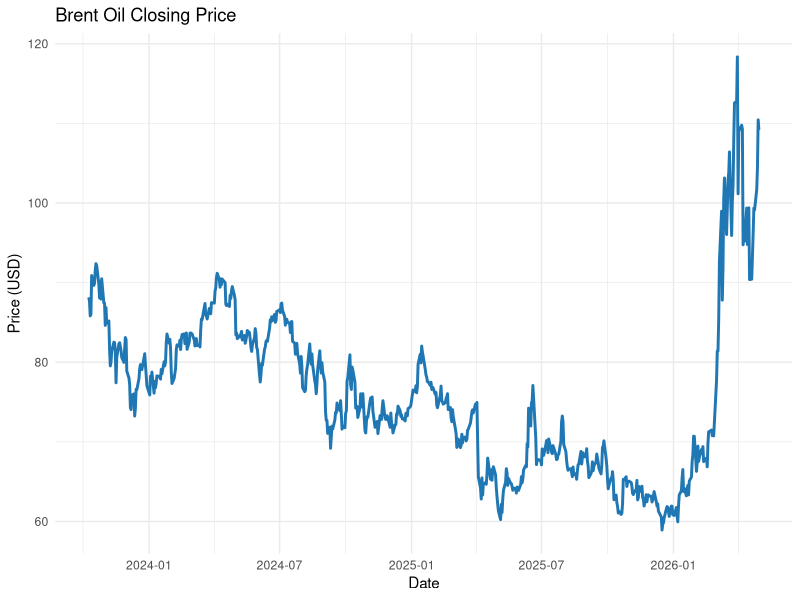
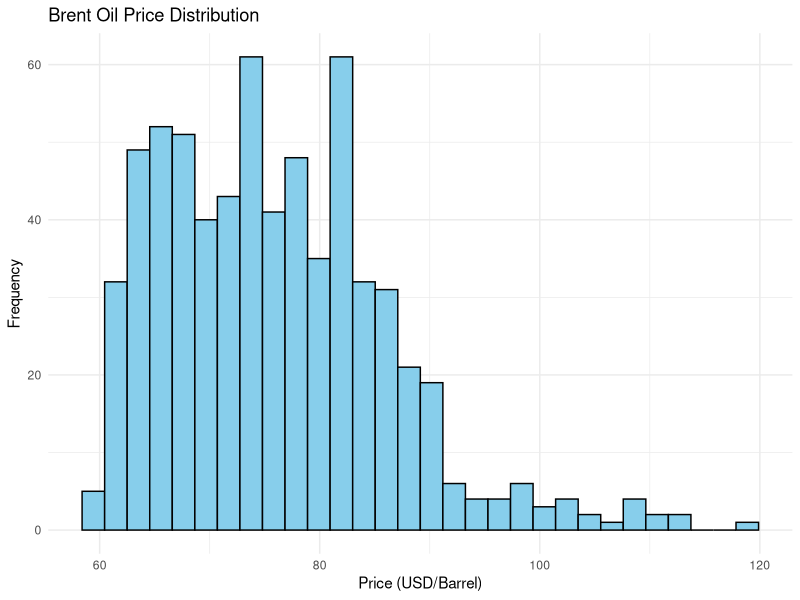
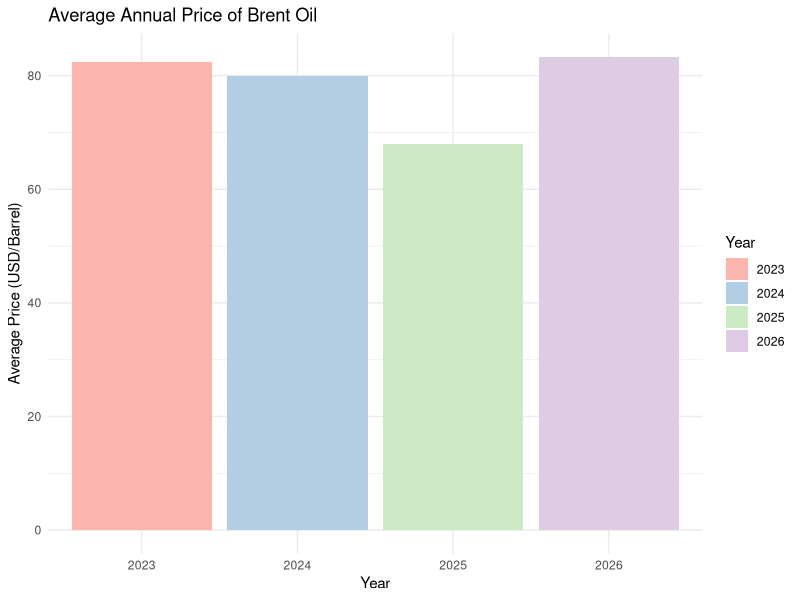
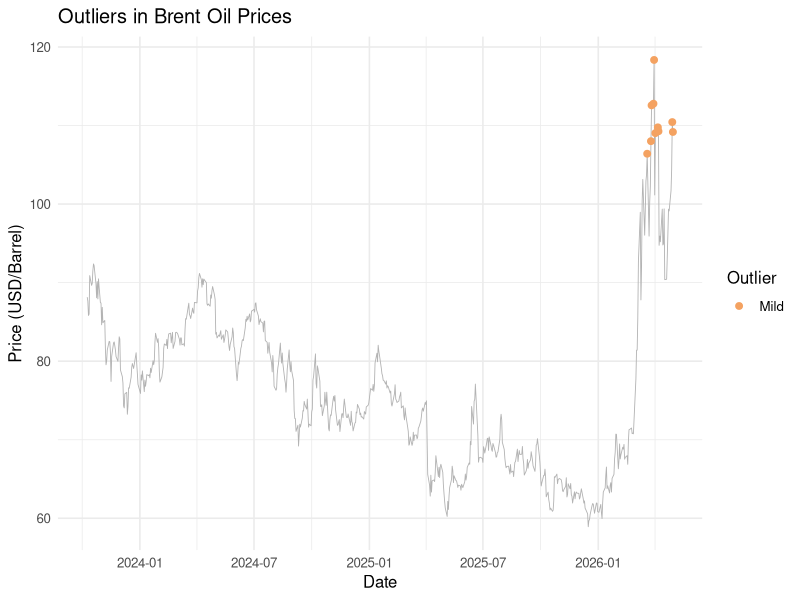
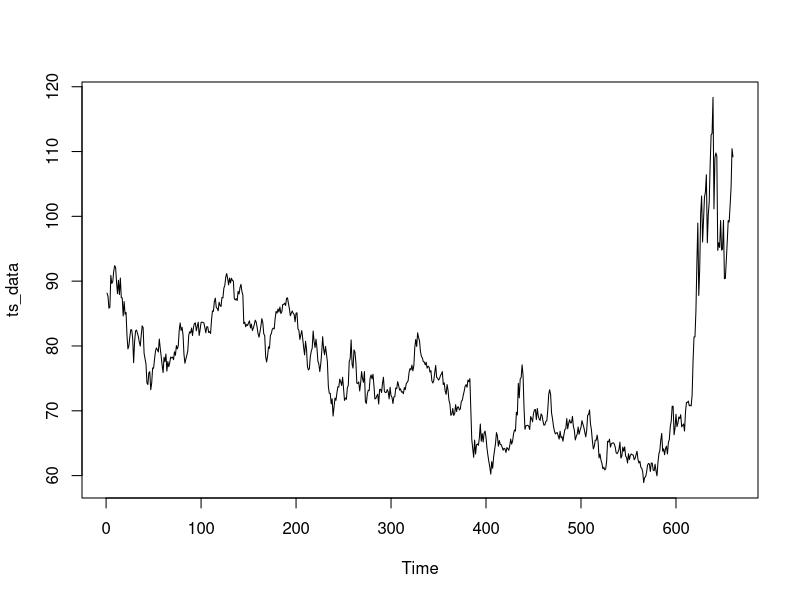
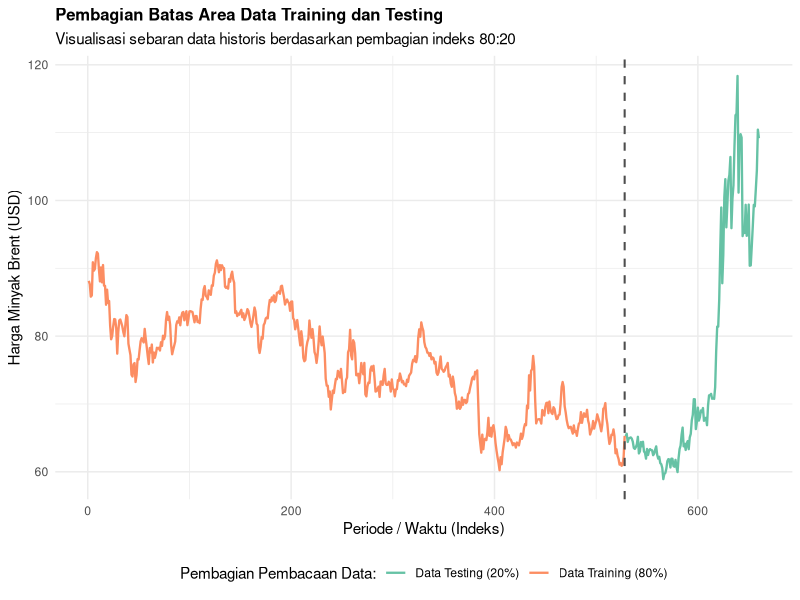
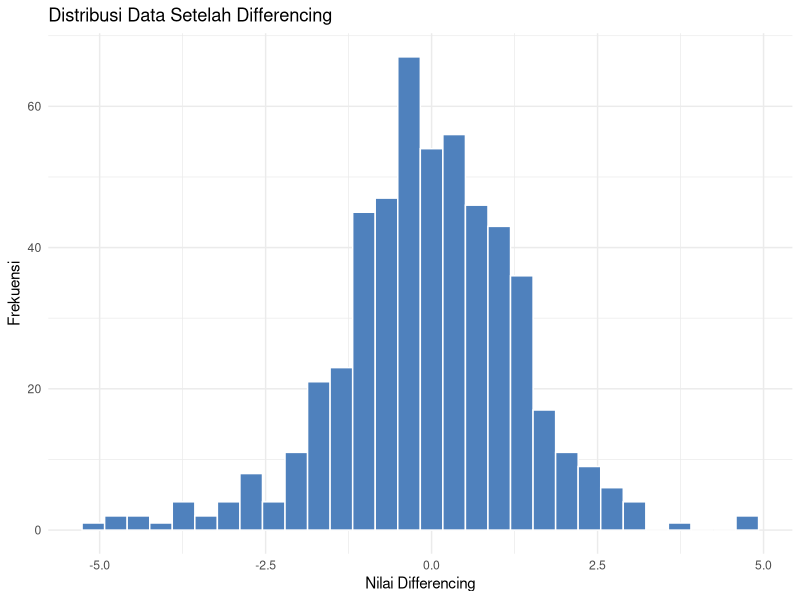
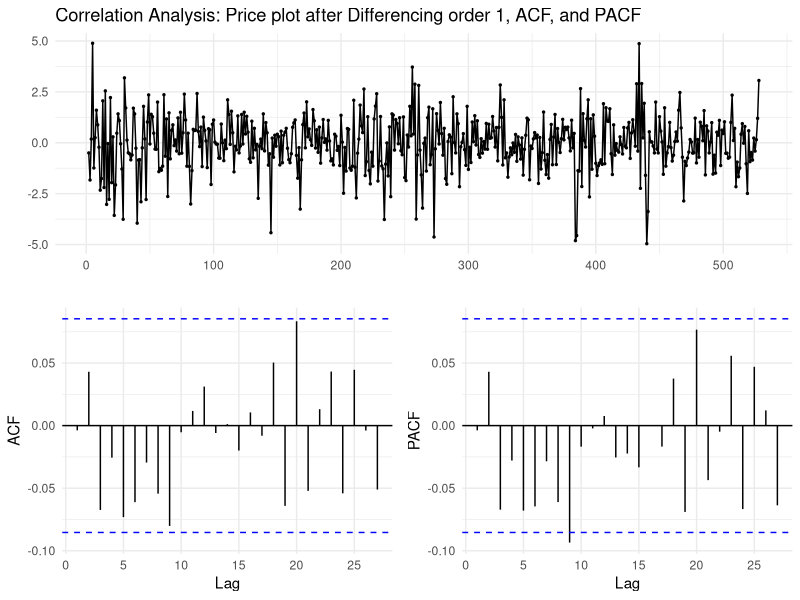

R code for these plots, in order:
## ---- chunk 1
library(readxl)
library(dplyr)
library(ggplot2)
library(lubridate)
library(tseries)
library(car)
library(forecast)
library(zoo)
library(lmtest)
library(nortest)
library(tidyr)
## ---- chunk 2
MinyakBrent <- read_excel("Data Historis Minyak Brent Berjangka.xlsx")
head(MinyakBrent)
## ---- chunk 3
MinyakBrent <- MinyakBrent[order(MinyakBrent$Tanggal),]
head(MinyakBrent)
## ---- chunk 4
MinyakBrent <- MinyakBrent %>%
  select(Tanggal, Terakhir) %>%
  mutate(Tanggal = as.Date(Tanggal))
## ---- chunk 5
colSums(is.na(MinyakBrent))
## ---- chunk 6
ggplot(MinyakBrent,
       aes(x = Tanggal,
           y = Terakhir)) +
  geom_line(
    color = "#1f77b4",
    linewidth = 1
  ) +
  labs(
    title = "Brent Oil Closing Price",
    x = "Date",
    y = "Price (USD)"
  ) +
  theme_minimal()
## ---- chunk 7
str(MinyakBrent)
## ---- chunk 8
summary(MinyakBrent)
## ---- chunk 9
ggplot(MinyakBrent, aes(x = Terakhir)) +
  geom_histogram(
    bins = 30,
    fill = "skyblue",
    color = "black"
  ) +
  labs(
    title = "Brent Oil Price Distribution",
    x = "Price (USD/Barrel)",
    y = "Frequency"
  ) +
  theme_minimal()
## ---- chunk 10
harga_tahunan <- MinyakBrent %>%
  mutate(Tahun = year(Tanggal)) %>%
  group_by(Tahun) %>%
  summarise(
    Rata_Rata = mean(Terakhir, na.rm = TRUE)
  )

ggplot(harga_tahunan,
       aes(x = factor(Tahun),
           y = Rata_Rata,
           fill = factor(Tahun))) +
  geom_col() +
  scale_fill_brewer(palette = "Pastel1") +
  labs(
    title = "Average Annual Price of Brent Oil",
    x = "Year",
    y = "Average Price (USD/Barrel)",
    fill = "Year"
  ) +
  theme_minimal()
## ---- chunk 11
Q1 <- quantile(MinyakBrent$Terakhir, 0.25)
Q3 <- quantile(MinyakBrent$Terakhir, 0.75)

IQR_value <- IQR(MinyakBrent$Terakhir)

lower_mild <- Q1 - 1.5 * IQR_value
upper_mild <- Q3 + 1.5 * IQR_value

lower_extreme <- Q1 - 3 * IQR_value
upper_extreme <- Q3 + 3 * IQR_value
## ---- chunk 12
MinyakBrent$Outlier <- "Normal"

MinyakBrent$Outlier[
  MinyakBrent$Terakhir < lower_mild |
  MinyakBrent$Terakhir > upper_mild
] <- "Mild"

MinyakBrent$Outlier[
  MinyakBrent$Terakhir < lower_extreme |
  MinyakBrent$Terakhir > upper_extreme
] <- "Extreme"
## ---- chunk 13
ggplot(MinyakBrent, aes(x = Tanggal, y = Terakhir)) +

  geom_line(
    color = "grey70",
    linewidth = 0.3
  ) +

  geom_point(
    data = subset(MinyakBrent, Outlier != "Normal"),
    aes(color = Outlier),
    size = 2
  ) +

  scale_color_manual(
    values = c(
      "Mild" = "#f4a261",
      "Extreme" = "#d73027"
    )
  ) +

  labs(
    title = "Outliers in Brent Oil Prices",
    x = "Date",
    y = "Price (USD/Barrel)",
    color = "Outlier"
  ) +

  theme_minimal(base_size = 12)
## ---- chunk 14
ts_data <- ts(MinyakBrent$Terakhir)
ts_data
## ---- chunk 15
plot(ts_data)
## ---- chunk 16
n_total <- length(ts_data)
train_size <- round(n_total * 0.8)
test_size <- n_total - train_size

train_data <- ts(ts_data[1:train_size])
test_data <- ts(ts_data[(train_size + 1):n_total], start = train_size + 1)

cat("Jumlah Data Training:", length(train_data), "\n")
cat("Jumlah Data Testing :", length(test_data), "\n")
## ---- chunk 17
df_kronologis <- data.frame(
  Indeks = 1:length(ts_data),
  Harga  = as.numeric(ts_data),
  Kelompok = c(rep("Data Training (80%)", train_size), rep("Data Testing (20%)", test_size))
)

ggplot(df_kronologis, aes(x = Indeks, y = Harga, color = Kelompok)) +
  geom_line(linewidth = 0.8) +
  geom_vline(xintercept = train_size, linetype = "dashed", color = "gray30", linewidth = 0.7) +
  scale_color_brewer(palette = "Set2") +
  labs(
    title = "Pembagian Batas Area Data Training dan Testing",
    subtitle = "Visualisasi sebaran data historis berdasarkan pembagian indeks 80:20",
    x = "Periode / Waktu (Indeks)",
    y = "Harga Minyak Brent (USD)",
    color = "Pembagian Pembacaan Data:"
  ) +
  theme_minimal() +
  theme(
    plot.title = element_text(face = "bold", size = 12),
    legend.position = "bottom"
  )
## ---- chunk 18
summary(powerTransform(train_data))
## ---- chunk 19
adf.test(train_data)
## ---- chunk 20
ts_diff <- diff(train_data)
adf.test(ts_diff)
## ---- chunk 21
diff_df <- data.frame(
  Differencing = as.numeric(ts_diff)
)

ggplot(diff_df,
       aes(x = Differencing)) +
  geom_histogram(
    bins = 30,
    fill = "#4F81BD",
    color = "white"
  ) +
  labs(
    title = "Distribusi Data Setelah Differencing",
    x = "Nilai Differencing",
    y = "Frekuensi"
  ) +
  theme_minimal()
## ---- chunk 22
ggtsdisplay(ts_diff, 
            main = "Correlation Analysis: Price plot after Differencing order 1, ACF, and PACF",
            theme = theme_minimal())
## ---- chunk 23
h_period <- n_total - train_size
model_naive <- naive(train_data, h = h_period)
print(model_naive)
## ---- chunk 24
akurasi_naive <- accuracy(model_naive, test_data)
print(akurasi_naive)
## ---- chunk 25
df_plot <- data.frame(
  Indeks = 1:length(ts_data),
  Aktual = as.numeric(ts_data),
  Prediksi = c(as.numeric(model_naive$fitted), as.numeric(model_naive$mean))
)

ggplot(df_plot, aes(x = Indeks)) +
  geom_line(aes(y = Aktual, color = "Actual Data"), linewidth = 0.8) +
  geom_line(aes(y = Prediksi, color = "Naive Forecast (Fitted & Forecast)"), 
            linewidth = 0.7, lty = 2) +
  geom_vline(xintercept = train_size, linetype = "dotdash", color = "blue", linewidth = 0.8) +
  annotate("text", x = 250, y = 115, 
           label = "TRAINING DATA", color = "blue", fontface = "bold", size = 3.5) +
  annotate("text", x = 600, y = 115, 
           label = "TESTING DATA", color = "blue", fontface = "bold", size = 3.5) +
  scale_color_manual(values = c("Actual Data" = "black", 
                                "Naive Forecast (Fitted & Forecast)" = "#e41a1c")) +
  labs(
    title = "Naive Model Performance Visualization",
    subtitle = "In-Sample (Fitted) on Train Data vs Out-of-Sample (Forecast) on Test Data",
    x = "Time / Period (Index)",
    y = "Brent Crude Oil Price (USD)",
    color = "Data Category:"
  ) +
  theme_minimal() +
  theme(legend.position = "bottom")
## ---- chunk 26
k <- 3
ma1 <- rollmean(train_data, k = k, fill = NA, align = "right")
ma2 <- rollmean(ma1, k = k, fill = NA, align = "right")

a_t <- 2 * ma1 - ma2
b_t <- (2 / (k - 1)) * (ma1 - ma2)

train_fitted_dma1 <- a_t

a_last <- as.numeric(tail(na.omit(a_t), 1))
b_last <- as.numeric(tail(na.omit(b_t), 1))

forecast_dma1 <- a_last + b_last * (1:h_period)

test_forecast_dma1 <- ts(
  forecast_dma1,
  start = tsp(test_data)[1],
  frequency = frequency(test_data)
)
## ---- chunk 27
akurasi_train_dma1 <- accuracy(na.omit(train_fitted_dma1),
                        train_data[(length(train_data)-length(na.omit(train_fitted_dma1))+1)
                                   :length(train_data)]
)

akurasi_test_dma1 <- accuracy(test_forecast_dma1, test_data)

common_cols <- intersect(
  colnames(akurasi_train_dma1),
  colnames(akurasi_test_dma1)
)

tabel_lengkap_dma1 <- rbind(
  "Training set" = akurasi_train_dma1[, common_cols],
  "Test set" = akurasi_test_dma1[, common_cols]
)

print(tabel_lengkap_dma1)
## ---- chunk 28
k <- 4
ma1 <- rollmean(train_data, k = k, fill = NA, align = "right")
ma2 <- rollmean(ma1, k = k, fill = NA, align = "right")

a_t <- 2 * ma1 - ma2
b_t <- (2 / (k - 1)) * (ma1 - ma2)

train_fitted_dma2 <- a_t

a_last <- as.numeric(tail(na.omit(a_t), 1))
b_last <- as.numeric(tail(na.omit(b_t), 1))

forecast_dma2 <- a_last + b_last * (1:h_period)

test_forecast_dma2 <- ts(
  forecast_dma2,
  start = tsp(test_data)[1],
  frequency = frequency(test_data)
)
## ---- chunk 29
akurasi_train_dma2 <- accuracy(na.omit(train_fitted_dma2),
                        train_data[(length(train_data)-length(na.omit(train_fitted_dma2))+1)
                                   :length(train_data)]
)

akurasi_test_dma2 <- accuracy(test_forecast_dma2, test_data)

common_cols <- intersect(
  colnames(akurasi_train_dma2),
  colnames(akurasi_test_dma2)
)

tabel_lengkap_dma2 <- rbind(
  "Training set" = akurasi_train_dma2[, common_cols],
  "Test set" = akurasi_test_dma2[, common_cols]
)

print(tabel_lengkap_dma2)
## ---- chunk 30
k <- 6
ma1 <- rollmean(train_data, k = k, fill = NA, align = "right")
ma2 <- rollmean(ma1, k = k, fill = NA, align = "right")

a_t <- 2 * ma1 - ma2
b_t <- (2 / (k - 1)) * (ma1 - ma2)

train_fitted_dma3 <- a_t

a_last <- as.numeric(tail(na.omit(a_t), 1))
b_last <- as.numeric(tail(na.omit(b_t), 1))

forecast_dma3 <- a_last + b_last * (1:h_period)

test_forecast_dma3 <- ts(
  forecast_dma3,
  start = tsp(test_data)[1],
  frequency = frequency(test_data)
)
## ---- chunk 31
akurasi_train_dma3 <- accuracy(na.omit(train_fitted_dma3),
                        train_data[(length(train_data)-length(na.omit(train_fitted_dma3))+1)
                                   :length(train_data)]
)

akurasi_test_dma3 <- accuracy(test_forecast_dma3, test_data)

common_cols <- intersect(
  colnames(akurasi_train_dma3),
  colnames(akurasi_test_dma3)
)

tabel_lengkap_dma3 <- rbind(
  "Training set" = akurasi_train_dma3[, common_cols],
  "Test set" = akurasi_test_dma3[, common_cols]
)

print(tabel_lengkap_dma3)
## ---- chunk 32
k <- 7
ma1 <- rollmean(train_data, k = k, fill = NA, align = "right")
ma2 <- rollmean(ma1, k = k, fill = NA, align = "right")

a_t <- 2 * ma1 - ma2
b_t <- (2 / (k - 1)) * (ma1 - ma2)

train_fitted_dma4 <- a_t

a_last <- as.numeric(tail(na.omit(a_t), 1))
b_last <- as.numeric(tail(na.omit(b_t), 1))

forecast_dma4 <- a_last + b_last * (1:h_period)

test_forecast_dma4 <- ts(
  forecast_dma4,
  start = tsp(test_data)[1],
  frequency = frequency(test_data)
)
## ---- chunk 33
akurasi_train_dma4 <- accuracy(na.omit(train_fitted_dma4),
                        train_data[(length(train_data)-length(na.omit(train_fitted_dma4))+1)
                                   :length(train_data)]
)

akurasi_test_dma4 <- accuracy(test_forecast_dma4, test_data)

common_cols <- intersect(
  colnames(akurasi_train_dma4),
  colnames(akurasi_test_dma4)
)

tabel_lengkap_dma4 <- rbind(
  "Training set" = akurasi_train_dma4[, common_cols],
  "Test set" = akurasi_test_dma4[, common_cols]
)

print(tabel_lengkap_dma4)
## ---- chunk 34
k <- 8
ma1 <- rollmean(train_data, k = k, fill = NA, align = "right")
ma2 <- rollmean(ma1, k = k, fill = NA, align = "right")

a_t <- 2 * ma1 - ma2
b_t <- (2 / (k - 1)) * (ma1 - ma2)

train_fitted_dma5 <- a_t

a_last <- as.numeric(tail(na.omit(a_t), 1))
b_last <- as.numeric(tail(na.omit(b_t), 1))

forecast_dma5 <- a_last + b_last * (1:h_period)

test_forecast_dma5 <- ts(
  forecast_dma5,
  start = tsp(test_data)[1],
  frequency = frequency(test_data)
)
## ---- chunk 35
akurasi_train_dma5 <- accuracy(na.omit(train_fitted_dma5),
                        train_data[(length(train_data)-length(na.omit(train_fitted_dma5))+1)
                                   :length(train_data)]
)

akurasi_test_dma5 <- accuracy(test_forecast_dma5, test_data)

common_cols <- intersect(
  colnames(akurasi_train_dma5),
  colnames(akurasi_test_dma5)
)

tabel_lengkap_dma5 <- rbind(
  "Training set" = akurasi_train_dma5[, common_cols],
  "Test set" = akurasi_test_dma5[, common_cols]
)

print(tabel_lengkap_dma5)
## ---- chunk 36
df_plot_dma <- data.frame(
  Indeks = 1:length(ts_data),
  Aktual = as.numeric(ts_data),
  Prediksi = c(as.numeric(train_fitted_dma3), as.numeric(test_forecast_dma3))
)

ggplot(df_plot_dma, aes(x = Indeks)) +
  geom_line(aes(y = Aktual, color = "Actual Data"), linewidth = 0.8) +
  geom_line(aes(y = Prediksi, color = "DMA (n = 6) Forecast"), linewidth = 0.9, lty = 2) +
  geom_vline(xintercept = train_size, linetype = "dotdash", color = "black", linewidth = 0.8) +
  annotate("text", x = 250, y = 115, label = "TRAINING DATA", color = "black", fontface = "bold", size = 3.5) +
  annotate("text", x = 600, y = 115, label = "TESTING DATA", color = "black", fontface = "bold", size = 3.5) +
  scale_color_manual(values = c("Actual Data" = "black", "DMA (n = 6) Forecast" = "#ff7f00")) +
  labs(
    title = "Double Moving Average Model Performance Visualization",
    subtitle = "In-Sample Smoothing (Train Data) vs Out-of-Sample Forecast (Test Data) with n = 6",
    x = "Time / Period (Index)",
    y = "Brent Crude Oil Price (USD)",
    color = "Data Category:"
  ) +
  theme_minimal() +
  theme(
    legend.position = "bottom",
    panel.grid.major = element_line(color = "#f0f0f0"), 
    panel.grid.minor = element_blank()
  )
## ---- chunk 37
model_des1 <- holt(train_data, h = length(test_data), alpha = 0.33, beta = 0.097)

train_fitted_des1 <- fitted(model_des1)
test_forecast_des1 <- model_des1$mean
## ---- chunk 38
akurasi_des1 <- accuracy(test_forecast_des1, test_data)

cat("\n--- HASIL EVALUASI AKURASI DES ---\n")
print(akurasi_des1)
## ---- chunk 39
model_des2 <- holt(train_data, h = length(test_data), alpha = 0.33, beta = 0.095)

train_fitted_des2 <- fitted(model_des2)
test_forecast_des2 <- model_des2$mean
## ---- chunk 40
akurasi_des2 <- accuracy(test_forecast_des2, test_data)

cat("\n--- HASIL EVALUASI AKURASI DES ---\n")
print(akurasi_des2)
## ---- chunk 41
model_des3 <- holt(train_data, h = length(test_data), alpha = 0.29, beta = 0.094)

train_fitted_des3 <- fitted(model_des3)
test_forecast_des3 <- model_des3$mean
## ---- chunk 42
akurasi_des3 <- accuracy(test_forecast_des3, test_data)

cat("\n--- HASIL EVALUASI AKURASI DES ---\n")
print(akurasi_des3)
## ---- chunk 43
model_des4 <- holt(train_data, h = length(test_data), alpha = 0.17, beta = 0.083)

train_fitted_des4 <- fitted(model_des4)
test_forecast_des4 <- model_des4$mean
## ---- chunk 44
akurasi_des4 <- accuracy(test_forecast_des4, test_data)

cat("\n--- HASIL EVALUASI AKURASI DES ---\n")
print(akurasi_des4)
## ---- chunk 45
model_des5 <- holt(train_data, h = length(test_data), alpha = 0.16, beta = 0.081)

train_fitted_des5 <- fitted(model_des5)
test_forecast_des5 <- model_des5$mean
## ---- chunk 46
akurasi_des5 <- accuracy(test_forecast_des5, test_data)

cat("\n--- HASIL EVALUASI AKURASI DES ---\n")
print(akurasi_des5)
## ---- chunk 47
df_plot_des <- data.frame(
  Indeks = 1:length(ts_data),
  Aktual = as.numeric(ts_data),
  Prediksi = c(as.numeric(train_fitted_des5), as.numeric(test_forecast_des5))
)

ggplot(df_plot_des, aes(x = Indeks)) +
  geom_line(aes(y = Aktual, color = "Actual Data"), linewidth = 0.8) +
  geom_line(aes(y = Prediksi, color = "DES Forecast"), linewidth = 0.9, lty = 2) +
  geom_vline(xintercept = train_size, linetype = "dotdash", color = "black", linewidth = 0.8) +
  annotate("text", x = 250, y = 115, label = "TRAINING DATA", color = "black", fontface = "bold", size = 3.5) +
  annotate("text", x = 600, y = 115, label = "TESTING DATA", color = "black", fontface = "bold", size = 3.5) +
  scale_color_manual(values = c("Actual Data" = "black", "DES Forecast" = "#1e88e5")) +
  labs(
    title = "Double Exponential Smoothing Model Performance Visualization",
    subtitle = "In-Sample Smoothing (Train Data) vs Out-of-Sample Forecast (Test Data)",
    x = "Time / Period (Index)",
    y = "Brent Crude Oil Price (USD)",
    color = "Data Category:"
  ) +
  theme_minimal() +
  theme(
    legend.position = "bottom",
    panel.grid.major = element_line(color = "#f0f0f0"),
    panel.grid.minor = element_blank()
  )
## ---- chunk 48
df_regresi <- data.frame(
  Aktual = as.numeric(ts_data),
  Tren = 1:length(ts_data),
  Lag1 = c(NA, head(as.numeric(ts_data), -1)),
  Lag9 = c(rep(NA, 9), head(as.numeric(ts_data), -9))
)

df_train_reg <- na.omit(df_regresi[1:train_size, ])
df_test_reg  <- df_regresi[(train_size + 1):length(ts_data), ]
## ---- chunk 49
model_regresi1 <- lm(Aktual ~ Tren, data = df_train_reg)

cat("   REGRESSION COEFFICIENT SIGNIFICANCE TEST RESULTS\n")
print(summary(model_regresi1)) 
## ---- chunk 50
uji_bp1 <- bptest(model_regresi1)

cat("HETEROSKEDASTICITY TEST RESULTS\n")
print(uji_bp1)

residu_regresi1 <- residuals(model_regresi1)
uji_lillie1 <- lillie.test(residu_regresi1)

cat("NORMALITY TEST RESULTS\n")
print(uji_lillie1)
## ---- chunk 51
train_fitted_reg1 <- predict(model_regresi1)

test_forecast_reg1 <- predict(model_regresi1, newdata = df_test_reg)

akurasi_train_reg1 <- accuracy(train_fitted_reg1, df_train_reg$Aktual)
akurasi_test_reg1 <- accuracy(test_forecast_reg1, test_data)

common_cols <- intersect(
  colnames(akurasi_train_reg1),
  colnames(akurasi_test_reg1)
)

tabel_lengkap_reg1 <- rbind(
  "Training set" = akurasi_train_reg1[, common_cols],
  "Test set" = akurasi_test_reg1[, common_cols]
)

cat("\n--- TABEL AKURASI TIME SERIES REGRESSION ---\n")
print(tabel_lengkap_reg1)
## ---- chunk 52
model_regresi2 <- lm(Aktual ~ Tren + Lag1, data = df_train_reg)

cat("   REGRESSION COEFFICIENT SIGNIFICANCE TEST RESULTS\n")
print(summary(model_regresi2))
## ---- chunk 53
uji_bp2 <- bptest(model_regresi2)

cat("HETEROSKEDASTICITY TEST RESULTS\n")
print(uji_bp2)

residu_regresi2 <- residuals(model_regresi2)
uji_lillie2 <- lillie.test(residu_regresi2)

cat("NORMALITY TEST RESULTS\n")
print(uji_lillie2)
## ---- chunk 54
train_fitted_reg2 <- predict(model_regresi2)

test_forecast_reg2 <- numeric(nrow(df_test_reg))
last_lag1 <- tail(df_train_reg$Aktual, 1)

for(i in 1:nrow(df_test_reg)) {

  prediksi_hari_ini <- predict(
    model_regresi2,
    newdata = data.frame(
      Tren = df_test_reg$Tren[i],
      Lag1 = last_lag1
    )
  )

  test_forecast_reg2[i] <- prediksi_hari_ini

  last_lag1 <- prediksi_hari_ini
}

akurasi_train_reg2 <- accuracy(train_fitted_reg2, df_train_reg$Aktual)
akurasi_test_reg2 <- accuracy(test_forecast_reg2, test_data)

common_cols <- intersect(
  colnames(akurasi_train_reg2),
  colnames(akurasi_test_reg2)
)

tabel_lengkap_reg2 <- rbind(
  "Training set" = akurasi_train_reg2[, common_cols],
  "Test set" = akurasi_test_reg2[, common_cols]
)

cat("\n--- TABEL AKURASI TIME SERIES REGRESSION ---\n")
print(tabel_lengkap_reg2)
## ---- chunk 55
model_regresi3 <- lm(Aktual ~ Tren + Lag1 + Lag9, data = df_train_reg)

cat("   REGRESSION COEFFICIENT SIGNIFICANCE TEST RESULTS\n")
print(summary(model_regresi3))
## ---- chunk 56
uji_bp3 <- bptest(model_regresi3)

cat("HETEROSKEDASTICITY TEST RESULTS\n")
print(uji_bp3)

residu_regresi3 <- residuals(model_regresi3)
uji_lillie3 <- lillie.test(residu_regresi3)

cat("NORMALITY TEST RESULTS\n")
print(uji_lillie3)
## ---- chunk 57
train_fitted_reg3 <- predict(model_regresi3)

test_forecast_reg3 <- numeric(nrow(df_test_reg))

history <- tail(df_train_reg$Aktual, 9)

for(i in 1:nrow(df_test_reg)) {

  prediksi_hari_ini <- predict(
    model_regresi3,
    newdata = data.frame(
      Tren = df_test_reg$Tren[i],
      Lag1 = history[9],
      Lag9 = history[1]
    )
  )

  test_forecast_reg3[i] <- prediksi_hari_ini

  history <- c(history[-1], prediksi_hari_ini)
}

akurasi_train_reg3 <- accuracy(train_fitted_reg3, df_train_reg$Aktual)
akurasi_test_reg3 <- accuracy(test_forecast_reg3, test_data)

common_cols <- intersect(
  colnames(akurasi_train_reg3),
  colnames(akurasi_test_reg3)
)

tabel_lengkap_reg3 <- rbind(
  "Training set" = akurasi_train_reg3[, common_cols],
  "Test set" = akurasi_test_reg3[, common_cols]
)

cat("\n--- TABEL AKURASI TIME SERIES REGRESSION ---\n")
print(tabel_lengkap_reg3)
## ---- chunk 58
model_regresi4 <- lm(Aktual ~ Lag1, data = df_train_reg)

cat("   REGRESSION COEFFICIENT SIGNIFICANCE TEST RESULTS\n")
print(summary(model_regresi4))
## ---- chunk 59
uji_bp4 <- bptest(model_regresi4)

cat("HETEROSKEDASTICITY TEST RESULTS\n")
print(uji_bp4)

residu_regresi4 <- residuals(model_regresi4)
uji_lillie4 <- lillie.test(residu_regresi4)

cat("NORMALITY TEST RESULTS\n")
print(uji_lillie4)
## ---- chunk 60
train_fitted_reg4 <- predict(model_regresi4)

test_forecast_reg4 <- numeric(nrow(df_test_reg))

last_lag1 <- tail(df_train_reg$Aktual, 1)

for(i in 1:nrow(df_test_reg)) {

  prediksi_hari_ini <- predict(
    model_regresi4,
    newdata = data.frame(
      Lag1 = last_lag1
    )
  )

  test_forecast_reg4[i] <- prediksi_hari_ini

  last_lag1 <- prediksi_hari_ini
}

akurasi_train_reg4 <- accuracy(train_fitted_reg4,df_train_reg$Aktual)
akurasi_test_reg4 <- accuracy(test_forecast_reg4,test_data)

common_cols <- intersect(
  colnames(akurasi_train_reg4),
  colnames(akurasi_test_reg4)
)

tabel_lengkap_reg4 <- rbind(
  "Training set" = akurasi_train_reg4[, common_cols],
  "Test set" = akurasi_test_reg4[, common_cols]
)

cat("\n--- TABEL AKURASI TIME SERIES REGRESSION ---\n")
print(tabel_lengkap_reg4)
## ---- chunk 61
model_regresi5 <- lm(Aktual ~ Lag9, data = df_train_reg)

cat("   REGRESSION COEFFICIENT SIGNIFICANCE TEST RESULTS\n")
print(summary(model_regresi5))
## ---- chunk 62
uji_bp5 <- bptest(model_regresi5)

cat("HETEROSKEDASTICITY TEST RESULTS\n")
print(uji_bp5)

residu_regresi5 <- residuals(model_regresi5)
uji_lillie5 <- lillie.test(residu_regresi5)

cat("NORMALITY TEST RESULTS\n")
print(uji_lillie5)
## ---- chunk 63
train_fitted_reg5 <- predict(model_regresi5)

test_forecast_reg5 <- numeric(nrow(df_test_reg))

history <- tail(df_train_reg$Aktual, 9)

for(i in 1:nrow(df_test_reg)) {

  prediksi_hari_ini <- predict(
    model_regresi5,
    newdata = data.frame(
      Lag9 = history[1]
    )
  )

  test_forecast_reg5[i] <- prediksi_hari_ini

  history <- c(history[-1], prediksi_hari_ini)
}

akurasi_train_reg5 <- accuracy(train_fitted_reg5, df_train_reg$Aktual)
akurasi_test_reg5 <- accuracy(test_forecast_reg5, test_data)

common_cols <- intersect(
  colnames(akurasi_train_reg5),
  colnames(akurasi_test_reg5)
)

tabel_lengkap_reg5 <- rbind(
  "Training set" = akurasi_train_reg5[, common_cols],
  "Test set" = akurasi_test_reg5[, common_cols]
)

cat("\n--- TABEL AKURASI TIME SERIES REGRESSION ---\n")
print(tabel_lengkap_reg5)
## ---- chunk 64
ddf_plot_reg <- data.frame(
  Indeks = 1:length(ts_data),
  Aktual = as.numeric(ts_data),
  Prediksi = c(rep(NA, 9), as.numeric(train_fitted_reg5),as.numeric(test_forecast_reg5))
)

ggplot(ddf_plot_reg, aes(x = Indeks)) +
  geom_line(aes(y = Aktual, color = "Actual Data"), linewidth = 0.6, alpha = 0.4) +
  geom_line(aes(y = Prediksi, color = "TS Regression Forecast"), linewidth = 1.0, lty = 1, alpha = 1) +
  geom_vline(xintercept = train_size, linetype = "longdash", color = "#d32f2f", linewidth = 0.8) +
  annotate("text", x = 250, y = 115, label = "TRAINING DATA", color = "#d32f2f", fontface = "bold", size = 3.5) +
  annotate("text", x = 600, y = 115, label = "TESTING DATA", color = "#d32f2f", fontface = "bold", size = 3.5) +
  scale_color_manual(values = c("Actual Data" = "gray30", "TS Regression Forecast" = "#00bfa5")) +
  labs(
    title = "Time Series Regression Model Performance Visualization",
    subtitle = "In-Sample Fitted (Train Data) vs Dynamic Out-of-Sample Forecast (Test Data)",
    x = "Time / Period (Index)",
    y = "Brent Crude Oil Price (USD)",
    color = "Data Category:"
  ) +
  theme_minimal() +
  theme(
    legend.position = "bottom",
    panel.grid.major = element_line(color = "#f5f5f5"),
    panel.grid.minor = element_blank(),
    plot.title = element_text(face = "bold", size = 12)
  )
## ---- chunk 65
fit_arima110 <- Arima(train_data, order = c(1, 1, 0))
cat("      HASIL COEFTEST ARIMA(1,1,0)\n")
coeftest(fit_arima110)
## ---- chunk 66
fit_arima011 <- Arima(train_data, order = c(0, 1, 1))
cat("      HASIL COEFTEST ARIMA(0,1,1)\n")
coeftest(fit_arima011)
## ---- chunk 67
fit_arima111 <- Arima(train_data, order = c(1, 1, 1))
cat("      HASIL COEFTEST ARIMA(1,1,1)\n")
coeftest(fit_arima111)
## ---- chunk 68
fit_arima210 <- Arima(train_data, order = c(2, 1, 0))
cat("      HASIL COEFTEST ARIMA(2,1,0)\n")
coeftest(fit_arima210)
## ---- chunk 69
fit_arima012 <- Arima(train_data, order = c(0, 1, 2))
cat("      HASIL COEFTEST ARIMA(0,1,2)\n")
coeftest(fit_arima012)
## ---- chunk 70
fit_arima211 <- Arima(train_data, order = c(2, 1, 1))
cat("      HASIL COEFTEST ARIMA(2,1,1)\n")
coeftest(fit_arima211)
## ---- chunk 71
fit_arima112 <- Arima(train_data, order = c(1, 1, 2))
cat("      HASIL COEFTEST ARIMA(1,1,2)\n")
coeftest(fit_arima112)
## ---- chunk 72
fit_arima212 <- Arima(train_data, order = c(2, 1, 2))
cat("      HASIL COEFTEST ARIMA(2,1,2)\n")
coeftest(fit_arima212)
## ---- chunk 73
fit_arima213 <- Arima(train_data, order = c(2, 1, 3))
cat("      HASIL COEFTEST ARIMA(2,1,3)\n")
coeftest(fit_arima213)
## ---- chunk 74
fit_arima310 <- Arima(train_data, order = c(3, 1, 0))
cat("      HASIL COEFTEST ARIMA(3,1,0)\n")
coeftest(fit_arima310)
## ---- chunk 75
fit_arima013 <- Arima(train_data, order = c(0, 1, 3))
cat("      HASIL COEFTEST ARIMA(0,1,3)\n")
coeftest(fit_arima013)
## ---- chunk 76
fit_arima313 <- Arima(train_data, order = c(3, 1, 3))
cat("      HASIL COEFTEST ARIMA(3,1,3)\n")
coeftest(fit_arima313)
## ---- chunk 77
e = resid(fit_arima212)
Box.test(e)
## ---- chunk 78
e = resid(fit_arima212)
lillie.test(e)
## ---- chunk 79
h_period <- length(ts_data) - train_size

forecast_arima212 <- forecast(fit_arima212, h = h_period)
## ---- chunk 80
akurasi_train_arima <- accuracy(fit_arima212$fitted, train_data)
akurasi_test_arima  <- accuracy(forecast_arima212$mean, test_data)

tabel_lengkap_arima <- rbind(
  "Training set" = akurasi_train_arima[1, ],
  "Test set"     = akurasi_test_arima[1, ]
)

cat("       TABEL AKURASI MODEL ARIMA(2,1,2)\n")
print(tabel_lengkap_arima)
## ---- chunk 81
df_plot_arima <- data.frame(
  Indeks = 1:length(ts_data),
  Aktual = as.numeric(ts_data),
  Prediksi = c(as.numeric(fit_arima212$fitted), as.numeric(forecast_arima212$mean))
)

ggplot(df_plot_arima, aes(x = Indeks)) +
  geom_line(aes(y = Aktual, color = "Actual Data"), linewidth = 0.6, alpha = 0.4) +
  geom_line(aes(y = Prediksi, color = "ARIMA(2,1,2) Forecast"), linewidth = 1.0, lty = 1, alpha = 1) +
  geom_vline(xintercept = train_size, linetype = "longdash", color = "#d32f2f", linewidth = 0.8) +
  annotate("text", x = 250, y = 115, label = "TRAINING DATA", color = "#d32f2f", fontface = "bold", size = 3.5) +
  annotate("text", x = 600, y = 115, label = "TESTING DATA", color = "#d32f2f", fontface = "bold", size = 3.5) +
  scale_color_manual(values = c("Actual Data" = "gray30", "ARIMA(2,1,2) Forecast" = "#ff007f")) +
  labs(
    title = "ARIMA Model Performance Visualization (High-Contrast Edition)",
    subtitle = "In-Sample Estimation (Train Data) vs Out-of-Sample Forecast (Test Data) using ARIMA(2,1,2)",
    x = "Time / Period (Index)",
    y = "Brent Crude Oil Price (USD)",
    color = "Data Category:"
  ) +
  theme_minimal() +
  theme(
    legend.position = "bottom",
    panel.grid.major = element_line(color = "#f5f5f5"),
    panel.grid.minor = element_blank(),
    plot.title = element_text(face = "bold", size = 12)
  )
## ---- chunk 82
# --- MODEL 1: NAIVE ---
acc_naive_train <- accuracy(model_naive)[1, ]
acc_naive_test  <- accuracy(model_naive$mean, test_data)[1, ]

# --- MODEL 2: DMA(6) ---
acc_dma_train <- accuracy(train_fitted_dma3,
                    train_data[(length(train_data)-
                        length(train_fitted_dma3)+1):length(train_data)])[1,]

acc_dma_test <- accuracy(test_forecast_dma3,test_data)[1, ]

# --- MODEL 3: DES(alpha = 0.16 dan beta = 0.081) ---
acc_des_train <- accuracy(model_des5)[1, ]
acc_des_test <- accuracy(model_des5$mean,test_data)[1, ]

# --- MODEL 4: ARIMA(2,1,2) ---
acc_arima_train <- accuracy(fit_arima212$fitted, train_data)[1, ]
acc_arima_test  <- accuracy(forecast_arima212$mean, test_data)[1, ]

# --- MODEL 5: TS REGRESSION ---
acc_reg_train <- accuracy(train_fitted_reg5, df_train_reg$Aktual)[1, ]
acc_reg_test <- accuracy(test_forecast_reg5, test_data)[1, ]

tabel_komparatif <- data.frame(
  Model = c("Naive", "Moving Average (DMA)", "Exponential Smoothing (DES)", "ARIMA(2,1,2)", "TS Regression"),
  
  # Kolom RMSE
  RMSE_Train = c(acc_naive_train["RMSE"], acc_dma_train["RMSE"], acc_des_train["RMSE"], acc_arima_train["RMSE"], acc_reg_train["RMSE"]),
  RMSE_Test  = c(acc_naive_test["RMSE"],  acc_dma_test["RMSE"],  acc_des_test["RMSE"],  acc_arima_test["RMSE"],  acc_reg_test["RMSE"]),
  
  # Kolom MSE
  MSE_Train  = c(acc_naive_train["RMSE"]^2, acc_dma_train["RMSE"]^2, acc_des_train["RMSE"]^2, acc_arima_train["RMSE"]^2, acc_reg_train["RMSE"]^2),
  MSE_Test   = c(acc_naive_test["RMSE"]^2,  acc_dma_test["RMSE"]^2,  acc_des_test["RMSE"]^2,  acc_arima_test["RMSE"]^2,  acc_reg_test["RMSE"]^2),
  
  # Kolom MAPE
  MAPE_Train = c(acc_naive_train["MAPE"], acc_dma_train["MAPE"], acc_des_train["MAPE"], acc_arima_train["MAPE"], acc_reg_train["MAPE"]),
  MAPE_Test  = c(acc_naive_test["MAPE"],  acc_dma_test["MAPE"],  acc_des_test["MAPE"],  acc_arima_test["MAPE"],  acc_reg_test["MAPE"])
)

cat("          COMPARATIVE TABLE ACCURACY MULTI METRIC (TRAIN VS TEST SET)\n")
print(round(tabel_komparatif %>% tibble::column_to_rownames("Model"), 4))
## ---- chunk 83
ggplot(tabel_komparatif, aes(x = reorder(Model, RMSE_Test), y = RMSE_Test, fill = Model)) +
  geom_bar(stat = "identity", width = 0.5, show.legend = FALSE) +
  geom_text(aes(label = round(RMSE_Test, 4)), vjust = -0.5, fontface = "bold", size = 3.5) +
  scale_fill_brewer(palette = "Set2") +
  labs(
    title = "Comparison of RMSE (Root Mean Squared Error) on Testing Data",
    subtitle = "Lower RMSE values indicate better out-of-sample forecasting performance",
    x = "Forecasting Methods / Models",
    y = "RMSE Value (Test Set)"
  ) +
  theme_minimal() +
  theme(
    plot.title = element_text(face = "bold", size = 12),
    panel.grid.major.x = element_blank()
  )
## ---- chunk 84
ggplot(tabel_komparatif, aes(x = reorder(Model, MSE_Test), y = MSE_Test, fill = Model)) +
  geom_bar(stat = "identity", width = 0.5, show.legend = FALSE) +
  geom_text(aes(label = round(MSE_Test, 4)), vjust = -0.5, fontface = "bold", size = 3.5) +
  scale_fill_brewer(palette = "Set2") +
  labs(
    title = "Comparison of MSE (Mean Squared Error) on Testing Data",
    subtitle = "Lower MSE values indicate better out-of-sample forecasting performance",
    x = "Forecasting Methods / Models",
    y = "MSE Value (Test Set)"
  ) +
  theme_minimal() +
  theme(
    plot.title = element_text(face = "bold", size = 12),
    panel.grid.major.x = element_blank()
  )
## ---- chunk 85
ggplot(tabel_komparatif, aes(x = reorder(Model, MAPE_Test), y = MAPE_Test, fill = Model)) +
  geom_bar(stat = "identity", width = 0.5, show.legend = FALSE) +
  geom_text(aes(label = paste0(round(MAPE_Test, 4), "%")), vjust = -0.5, fontface = "bold", size = 3.5) +
  scale_fill_brewer(palette = "Set2") +
  labs(
    title = "Comparison of MAPE (Mean Absolute Percentage Error) on Testing Data",
    subtitle = "Lower MAPE values indicate better out-of-sample forecasting performance",
    x = "Forecasting Methods / Models",
    y = "MAPE Value (Test Set, %)"
  ) +
  theme_minimal() +
  theme(
    plot.title = element_text(face = "bold", size = 12),
    panel.grid.major.x = element_blank()
  )
